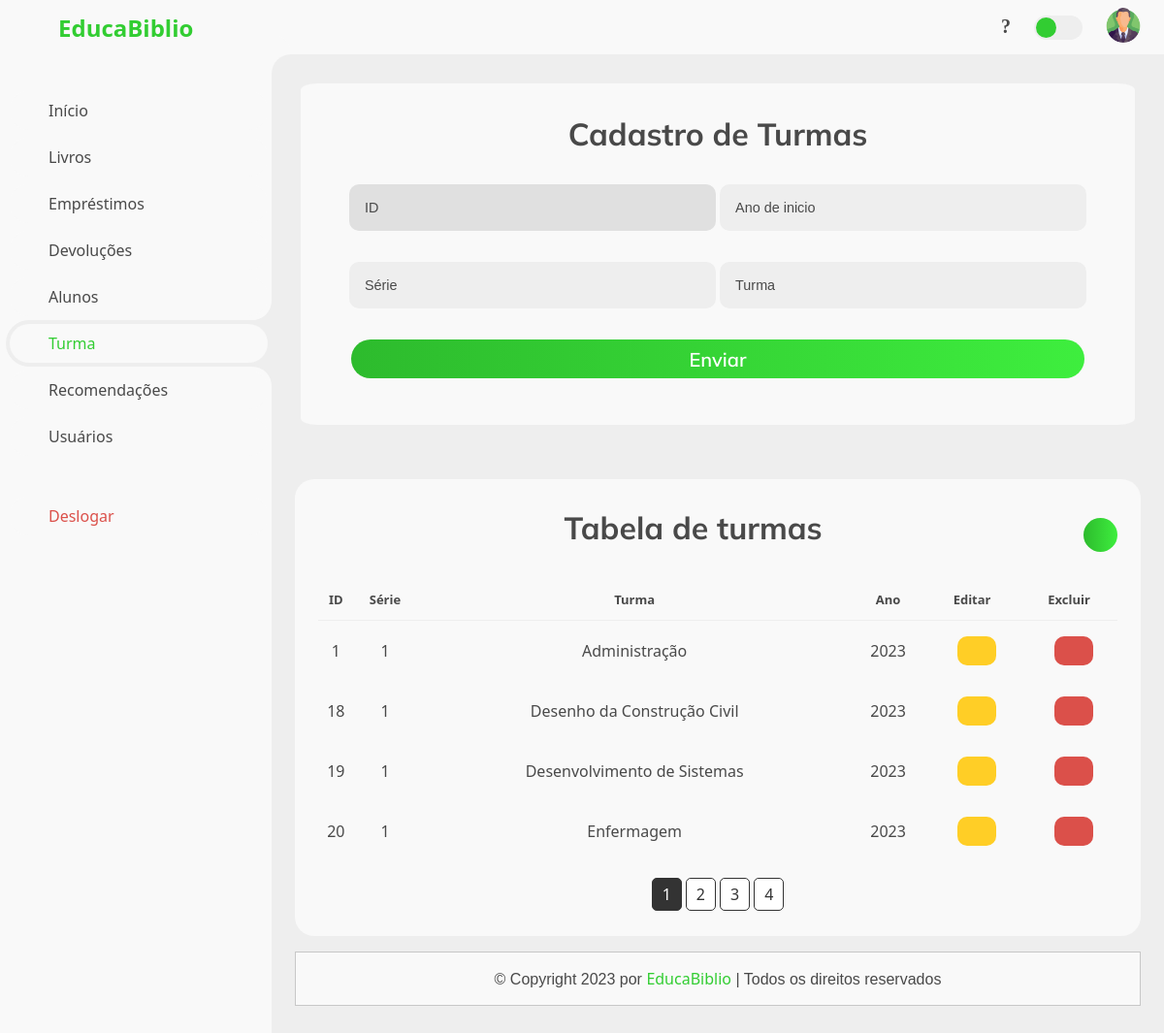
/View/turma.php, run on the app's committed database.
### tables this page shows
CREATE TABLE IF NOT EXISTS `turma` (
  `IdTurma` int NOT NULL AUTO_INCREMENT,
  `AnoTurma` varchar(50) NOT NULL,
  `NomeTurma` varchar(50) DEFAULT NULL,
  `AnodeInicio` int DEFAULT NULL,
  PRIMARY KEY (`IdTurma`)
);

### View/turma.php (the view, shortened to what this page needs)
<!DOCTYPE html>
<html lang="pt-br">
<head>
	<link rel="stylesheet" href="../CSS/style.css">
	<link rel="stylesheet" href="../CSS/popup.css">
</head>
<body>
	<section id="sidebar">
		<a href="#" class="brand">
			<i class="fas fa-book"></i>
			<span class="text">EducaBiblio</span>
		</a>
		<ul class="side-menu top">
			<li>
				<a href="inicio.php">
					<i class='fas fa-home'></i>
					<span class="text">Início</span>
				</a>
			</li>
			<li>
				<a href="livros.php">
					<i class="fas fa-book"></i>
					<span class="text">Livros</span>
				</a>
			</li>
			<li>
				<a href="emprestimos.php">
					<i class="fas fa-undo"></i>
					<span class="text">Empréstimos</span>
				</a>
			</li>
			<li>
				<a href="devolucao.php">
					<i class="fas fa-arrow-left"></i>
					<span class="text">Devoluções</span>
				</a>
			</li>
			<li>
				<a href="aluno.php">
					<i class="fas fa-graduation-cap"></i>
					<span class="text">Alunos</span>
				</a>
			</li>
			<li class="active">
				<a href="turma.php">
					<i class="fas fa-users"></i>
					<span class="text">Turma</span>
				</a>
			</li>
			<li>
				<a href="recomendacoes.php">
					<i class="fas fa-download"></i>
					<span class="text">Recomendações</span>
				</a>
			</li>
			<li>
				<a href="usuarios.php">
					<i class="fas fa-cogs"></i>
					<span class="text">Usuários</span>
				</a>
			</li>
		</ul>
		<ul class="side-menu">
			<li>
			<a href="../Controller/CLogout.php" class="logout">
					<i class="fas fa-sign-out-alt"></i>
					<span class="text">Deslogar</span>
				</a>
			</li>
		</ul>
	</section>
	<section id="content">
		<nav>
			<i class='fas fa-bars'></i>
			<div class="icons">
				<div id="menu-btn" class="fas fa-question" onclick="abrirPDFEmNovaAba()"></div>
			</div>
			<label for="switch-mode" class="switch-mode"></label>
			<a href="#" class="profile">
				<img src="../img/adm.png">
			</a>
		</nav>
		</head>
		<body>
			<section class="tabela">
				<div class="row">
					<form action="../Router/turma_rotas.php" method="post">
						<h3>Cadastro de Turmas</h3>
						<input type="number" placeholder="ID" name="IdTurma" id="IdTurma" required maxlength="50" class="box3" autocomplete="off" readonly>
						<input type="Number" placeholder="Ano de inicio" name="AnodeInicio" id="AnodeInicio" required maxlength="50" class="box" autocomplete="off">
						<input type="text" placeholder="Série" name="AnoTurma" id="AnoTurma" required maxlength="50" class="box" autocomplete="off" required>
						<input type="text" placeholder="Turma" name="NomeTurma" id="NomeTurma" required maxlength="50" class="box" autocomplete="off">
						<center><input type="submit" value="Enviar" class="inline-btn" name="action"></center>
						</form>
				</div>
			</section>
			<main>
				<div class="table-data">
					<div class="order">
						<div class="head">
							<h3>Tabela de turmas</h3>
							<button class="pdf-button">
								<i class="fas fa-file-pdf"></i></button>
						</div>
						<table>
							<?php
		$conexao = new CConexao();
		$conn = $conexao->getConnection();
		$sql = "SELECT
					turma.AnodeInicio,
					turma.AnoTurma,
					turma.NomeTurma,
					turma.IdTurma
				FROM turma";
		$result = $conn->query($sql);
		if ($result === false) {
			$errorInfo = $conn->errorInfo();
			echo "Erro na consulta SQL: " . $errorInfo[2];
		} else {
			if ($result->rowCount() > 0) {
				$user = $result->fetchAll(PDO::FETCH_ASSOC);
				$UsuarioPorPagina = 4;
				$paginaAtual = isset($_GET['pagina']) ? (int)$_GET['pagina'] : 1;
				$indiceInicial = ($paginaAtual - 1) * $UsuarioPorPagina;
				$UsuarioExibidos = array_slice($user, $indiceInicial, $UsuarioPorPagina);
				echo "<table>";
				echo "<thead>";
				echo "<tr>";
				echo "<th><center>ID</center></th>";
				echo "<th><center>Série</center></th>";
				echo "<th><center>Turma</center></th>";
				echo "<th><center>Ano</center></th>";
				echo "<th><center>Editar</center></th>";
				echo "<th><center>Excluir</center></th>";
				echo "</tr>";
				echo "</thead>";
				echo "<tbody>";
				foreach ($UsuarioExibidos as $row) {
					echo "<tr>";
					echo "<td><center>" . $row["IdTurma"] . "</center></td>";
					echo "<td><center>" . $row["AnoTurma"] . "</center></td>";
					echo "<td><center>" . $row["NomeTurma"] . "</center></td>";
					echo "<td><center>" . $row["AnodeInicio"] . "</center></td>";
					echo "<td><center><button class='edit-button' data-id='$row[IdTurma]'><i class='fas fa-pencil-alt'></i></button></center></td>";
					echo "<td><div class='container'><center><button class='delete-button' type='button' onclick='handlePopup(true)' aria-label='botão excluir'><i class='fas fa-trash-alt'></i></button></center><div class='popup' id='popup'><img src='../img/decisao.png' aria-label='popup decisão'><h2 class='title'>Aviso!</h2><p class='desc'>Deseja mesmo excluir?</p><button class='close-popup-button' type='button' onclick='handlePopup(false)'>Fechar</button><a href='../Controller/CExcluir_usuario.php?id={$row["AnodeInicio"]}'><button class='close-popup-button'>Excluir</button></a></div></div></div></td>";
					echo "</tr>";
				}
				echo "<div class='pagination'>";
				$totalUser = count($user);
				$totalPaginas = ceil($totalUser / $UsuarioPorPagina);
				for ($i = 1; $i <= $totalPaginas; $i++) {
					$classeAtiva = ($i === $paginaAtual) ? "active" : "";
					echo "<a class='page-link $classeAtiva' href='turma.php?pagina=$i'>$i</a>";
				}
				echo "</div>";
			} else {
				echo "<p></p>";
			}
		}
	?>
				<footer class="footer">
					© Copyright 2023 por <span>EducaBiblio</span> | Todos os direitos reservados
				</footer>
			</main>
	</section>
</body>
</html>
</body>
</html>

### CSS/popup.css (style rules this page uses)
* { outline: none; font-family: 'Segoe UI', Tahoma, Geneva, Verdana, sans-serif; }
:root { --pop-up: #F9F9F9; --pop-upTexto: #3a3a3a; --vermelho: #DB504A; }
body { margin: 0; }
.container { position: relative; }

### View/turma.php (style rules this page uses)
.pagination { text-align: center; margin-top: 15px; }
.page-link { display: inline-block; padding: 5px 10px; margin: 2px; border: 1px solid #333; background-color: #fff; color: #333; text-decoration: none; border-radius: 5px; transition: background-color 0.3s, color 0.3s; }
.page-link.active { background-color: #333; color: #fff; }

### data on the page
turma: IdTurma "1", AnoTurma "1", NomeTurma "Administração", AnodeInicio "2023"
turma: IdTurma "18", AnoTurma "1", NomeTurma "Desenho da Construção Civil", AnodeInicio "2023"
turma: IdTurma "19", AnoTurma "1", NomeTurma "Desenvolvimento de Sistemas", AnodeInicio "2023"
turma: IdTurma "20", AnoTurma "1", NomeTurma "Enfermagem", AnodeInicio "2023"
